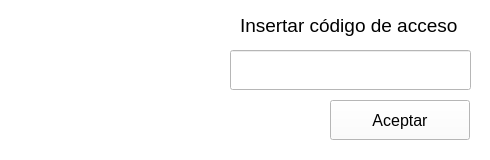
<?xml version="1.0" encoding="UTF-8"?>
<ui version="4.0">
 <class>login</class>
 <widget class="QWidget" name="login">
  <property name="geometry">
   <rect>
    <x>0</x>
    <y>0</y>
    <width>490</width>
    <height>160</height>
   </rect>
  </property>
  <property name="sizePolicy">
   <sizepolicy hsizetype="Fixed" vsizetype="Fixed">
    <horstretch>0</horstretch>
    <verstretch>0</verstretch>
   </sizepolicy>
  </property>
  <property name="minimumSize">
   <size>
    <width>490</width>
    <height>160</height>
   </size>
  </property>
  <property name="maximumSize">
   <size>
    <width>490</width>
    <height>160</height>
   </size>
  </property>
  <property name="palette">
   <palette>
    <active>
     <colorrole role="WindowText">
      <brush brushstyle="SolidPattern">
       <color alpha="255">
        <red>0</red>
        <green>0</green>
        <blue>0</blue>
       </color>
      </brush>
     </colorrole>
     <colorrole role="Button">
      <brush brushstyle="SolidPattern">
       <color alpha="255">
        <red>255</red>
        <green>255</green>
        <blue>255</blue>
       </color>
      </brush>
     </colorrole>
     <colorrole role="Light">
      <brush brushstyle="SolidPattern">
       <color alpha="255">
        <red>255</red>
        <green>255</green>
        <blue>255</blue>
       </color>
      </brush>
     </colorrole>
     <colorrole role="Midlight">
      <brush brushstyle="SolidPattern">
       <color alpha="255">
        <red>255</red>
        <green>255</green>
        <blue>255</blue>
       </color>
      </brush>
     </colorrole>
     <colorrole role="Dark">
      <brush brushstyle="SolidPattern">
       <color alpha="255">
        <red>127</red>
        <green>127</green>
        <blue>127</blue>
       </color>
      </brush>
     </colorrole>
     <colorrole role="Mid">
      <brush brushstyle="SolidPattern">
       <color alpha="255">
        <red>170</red>
        <green>170</green>
        <blue>170</blue>
       </color>
      </brush>
     </colorrole>
     <colorrole role="Text">
      <brush brushstyle="SolidPattern">
       <color alpha="255">
        <red>0</red>
        <green>0</green>
        <blue>0</blue>
       </color>
      </brush>
     </colorrole>
     <colorrole role="BrightText">
      <brush brushstyle="SolidPattern">
       <color alpha="255">
        <red>255</red>
        <green>255</green>
        <blue>255</blue>
       </color>
      </brush>
     </colorrole>
     <colorrole role="ButtonText">
      <brush brushstyle="SolidPattern">
       <color alpha="255">
        <red>0</red>
        <green>0</green>
        <blue>0</blue>
       </color>
      </brush>
     </colorrole>
     <colorrole role="Base">
      <brush brushstyle="SolidPattern">
       <color alpha="255">
        <red>255</red>
        <green>255</green>
        <blue>255</blue>
       </color>
      </brush>
     </colorrole>
     <colorrole role="Window">
      <brush brushstyle="SolidPattern">
       <color alpha="255">
        <red>255</red>
        <green>255</green>
        <blue>255</blue>
       </color>
      </brush>
     </colorrole>
     <colorrole role="Shadow">
      <brush brushstyle="SolidPattern">
       <color alpha="255">
        <red>0</red>
        <green>0</green>
        <blue>0</blue>
       </color>
      </brush>
     </colorrole>
     <colorrole role="AlternateBase">
      <brush brushstyle="SolidPattern">
       <color alpha="255">
        <red>255</red>
        <green>255</green>
        <blue>255</blue>
       </color>
      </brush>
     </colorrole>
     <colorrole role="ToolTipBase">
      <brush brushstyle="SolidPattern">
       <color alpha="255">
        <red>255</red>
        <green>255</green>
        <blue>220</blue>
       </color>
      </brush>
     </colorrole>
     <colorrole role="ToolTipText">
      <brush brushstyle="SolidPattern">
       <color alpha="255">
        <red>0</red>
        <green>0</green>
        <blue>0</blue>
       </color>
      </brush>
     </colorrole>
     <colorrole role="PlaceholderText">
      <brush brushstyle="SolidPattern">
       <color alpha="128">
        <red>0</red>
        <green>0</green>
        <blue>0</blue>
       </color>
      </brush>
     </colorrole>
    </active>
    <inactive>
     <colorrole role="WindowText">
      <brush brushstyle="SolidPattern">
       <color alpha="255">
        <red>0</red>
        <green>0</green>
        <blue>0</blue>
       </color>
      </brush>
     </colorrole>
     <colorrole role="Button">
      <brush brushstyle="SolidPattern">
       <color alpha="255">
        <red>255</red>
        <green>255</green>
        <blue>255</blue>
       </color>
      </brush>
     </colorrole>
     <colorrole role="Light">
      <brush brushstyle="SolidPattern">
       <color alpha="255">
        <red>255</red>
        <green>255</green>
        <blue>255</blue>
       </color>
      </brush>
     </colorrole>
     <colorrole role="Midlight">
      <brush brushstyle="SolidPattern">
       <color alpha="255">
        <red>255</red>
        <green>255</green>
        <blue>255</blue>
       </color>
      </brush>
     </colorrole>
     <colorrole role="Dark">
      <brush brushstyle="SolidPattern">
       <color alpha="255">
        <red>127</red>
        <green>127</green>
        <blue>127</blue>
       </color>
      </brush>
     </colorrole>
     <colorrole role="Mid">
      <brush brushstyle="SolidPattern">
       <color alpha="255">
        <red>170</red>
        <green>170</green>
        <blue>170</blue>
       </color>
      </brush>
     </colorrole>
     <colorrole role="Text">
      <brush brushstyle="SolidPattern">
       <color alpha="255">
        <red>0</red>
        <green>0</green>
        <blue>0</blue>
       </color>
      </brush>
     </colorrole>
     <colorrole role="BrightText">
      <brush brushstyle="SolidPattern">
       <color alpha="255">
        <red>255</red>
        <green>255</green>
        <blue>255</blue>
       </color>
      </brush>
     </colorrole>
     <colorrole role="ButtonText">
      <brush brushstyle="SolidPattern">
       <color alpha="255">
        <red>0</red>
        <green>0</green>
        <blue>0</blue>
       </color>
      </brush>
     </colorrole>
     <colorrole role="Base">
      <brush brushstyle="SolidPattern">
       <color alpha="255">
        <red>255</red>
        <green>255</green>
        <blue>255</blue>
       </color>
      </brush>
     </colorrole>
     <colorrole role="Window">
      <brush brushstyle="SolidPattern">
       <color alpha="255">
        <red>255</red>
        <green>255</green>
        <blue>255</blue>
       </color>
      </brush>
     </colorrole>
     <colorrole role="Shadow">
      <brush brushstyle="SolidPattern">
       <color alpha="255">
        <red>0</red>
        <green>0</green>
        <blue>0</blue>
       </color>
      </brush>
     </colorrole>
     <colorrole role="AlternateBase">
      <brush brushstyle="SolidPattern">
       <color alpha="255">
        <red>255</red>
        <green>255</green>
        <blue>255</blue>
       </color>
      </brush>
     </colorrole>
     <colorrole role="ToolTipBase">
      <brush brushstyle="SolidPattern">
       <color alpha="255">
        <red>255</red>
        <green>255</green>
        <blue>220</blue>
       </color>
      </brush>
     </colorrole>
     <colorrole role="ToolTipText">
      <brush brushstyle="SolidPattern">
       <color alpha="255">
        <red>0</red>
        <green>0</green>
        <blue>0</blue>
       </color>
      </brush>
     </colorrole>
     <colorrole role="PlaceholderText">
      <brush brushstyle="SolidPattern">
       <color alpha="128">
        <red>0</red>
        <green>0</green>
        <blue>0</blue>
       </color>
      </brush>
     </colorrole>
    </inactive>
    <disabled>
     <colorrole role="WindowText">
      <brush brushstyle="SolidPattern">
       <color alpha="255">
        <red>127</red>
        <green>127</green>
        <blue>127</blue>
       </color>
      </brush>
     </colorrole>
     <colorrole role="Button">
      <brush brushstyle="SolidPattern">
       <color alpha="255">
        <red>255</red>
        <green>255</green>
        <blue>255</blue>
       </color>
      </brush>
     </colorrole>
     <colorrole role="Light">
      <brush brushstyle="SolidPattern">
       <color alpha="255">
        <red>255</red>
        <green>255</green>
        <blue>255</blue>
       </color>
      </brush>
     </colorrole>
     <colorrole role="Midlight">
      <brush brushstyle="SolidPattern">
       <color alpha="255">
        <red>255</red>
        <green>255</green>
        <blue>255</blue>
       </color>
      </brush>
     </colorrole>
     <colorrole role="Dark">
      <brush brushstyle="SolidPattern">
       <color alpha="255">
        <red>127</red>
        <green>127</green>
        <blue>127</blue>
       </color>
      </brush>
     </colorrole>
     <colorrole role="Mid">
      <brush brushstyle="SolidPattern">
       <color alpha="255">
        <red>170</red>
        <green>170</green>
        <blue>170</blue>
       </color>
      </brush>
     </colorrole>
     <colorrole role="Text">
      <brush brushstyle="SolidPattern">
       <color alpha="255">
        <red>127</red>
        <green>127</green>
        <blue>127</blue>
       </color>
      </brush>
     </colorrole>
     <colorrole role="BrightText">
      <brush brushstyle="SolidPattern">
       <color alpha="255">
        <red>255</red>
        <green>255</green>
        <blue>255</blue>
       </color>
      </brush>
     </colorrole>
     <colorrole role="ButtonText">
      <brush brushstyle="SolidPattern">
       <color alpha="255">
        <red>127</red>
        <green>127</green>
        <blue>127</blue>
       </color>
      </brush>
     </colorrole>
     <colorrole role="Base">
      <brush brushstyle="SolidPattern">
       <color alpha="255">
        <red>255</red>
        <green>255</green>
        <blue>255</blue>
       </color>
      </brush>
     </colorrole>
     <colorrole role="Window">
      <brush brushstyle="SolidPattern">
       <color alpha="255">
        <red>255</red>
        <green>255</green>
        <blue>255</blue>
       </color>
      </brush>
     </colorrole>
     <colorrole role="Shadow">
      <brush brushstyle="SolidPattern">
       <color alpha="255">
        <red>0</red>
        <green>0</green>
        <blue>0</blue>
       </color>
      </brush>
     </colorrole>
     <colorrole role="AlternateBase">
      <brush brushstyle="SolidPattern">
       <color alpha="255">
        <red>255</red>
        <green>255</green>
        <blue>255</blue>
       </color>
      </brush>
     </colorrole>
     <colorrole role="ToolTipBase">
      <brush brushstyle="SolidPattern">
       <color alpha="255">
        <red>255</red>
        <green>255</green>
        <blue>220</blue>
       </color>
      </brush>
     </colorrole>
     <colorrole role="ToolTipText">
      <brush brushstyle="SolidPattern">
       <color alpha="255">
        <red>0</red>
        <green>0</green>
        <blue>0</blue>
       </color>
      </brush>
     </colorrole>
     <colorrole role="PlaceholderText">
      <brush brushstyle="SolidPattern">
       <color alpha="128">
        <red>0</red>
        <green>0</green>
        <blue>0</blue>
       </color>
      </brush>
     </colorrole>
    </disabled>
   </palette>
  </property>
  <property name="windowTitle">
   <string>Login</string>
  </property>
  <widget class="QLineEdit" name="lineEdit">
   <property name="geometry">
    <rect>
     <x>230</x>
     <y>50</y>
     <width>241</width>
     <height>40</height>
    </rect>
   </property>
   <property name="font">
    <font>
     <family>MS Shell Dlg 2</family>
     <pointsize>12</pointsize>
     <weight>50</weight>
     <bold>false</bold>
    </font>
   </property>
   <property name="text">
    <string/>
   </property>
  </widget>
  <widget class="QPushButton" name="btn_ok">
   <property name="geometry">
    <rect>
     <x>330</x>
     <y>100</y>
     <width>140</width>
     <height>40</height>
    </rect>
   </property>
   <property name="font">
    <font>
     <family>MS Shell Dlg 2</family>
     <pointsize>12</pointsize>
    </font>
   </property>
   <property name="text">
    <string>Aceptar</string>
   </property>
  </widget>
  <widget class="QLabel" name="img_login">
   <property name="geometry">
    <rect>
     <x>10</x>
     <y>10</y>
     <width>201</width>
     <height>131</height>
    </rect>
   </property>
   <property name="text">
    <string/>
   </property>
   <property name="pixmap">
    <pixmap resource="resources.qrc">:/images/images/gafet.png</pixmap>
   </property>
   <property name="scaledContents">
    <bool>true</bool>
   </property>
  </widget>
  <widget class="QLabel" name="lbl_login">
   <property name="geometry">
    <rect>
     <x>240</x>
     <y>10</y>
     <width>231</width>
     <height>31</height>
    </rect>
   </property>
   <property name="font">
    <font>
     <pointsize>14</pointsize>
    </font>
   </property>
   <property name="text">
    <string>Insertar código de acceso</string>
   </property>
  </widget>
 </widget>
 <resources>
  <include location="resources.qrc"/>
 </resources>
 <connections/>
</ui>
